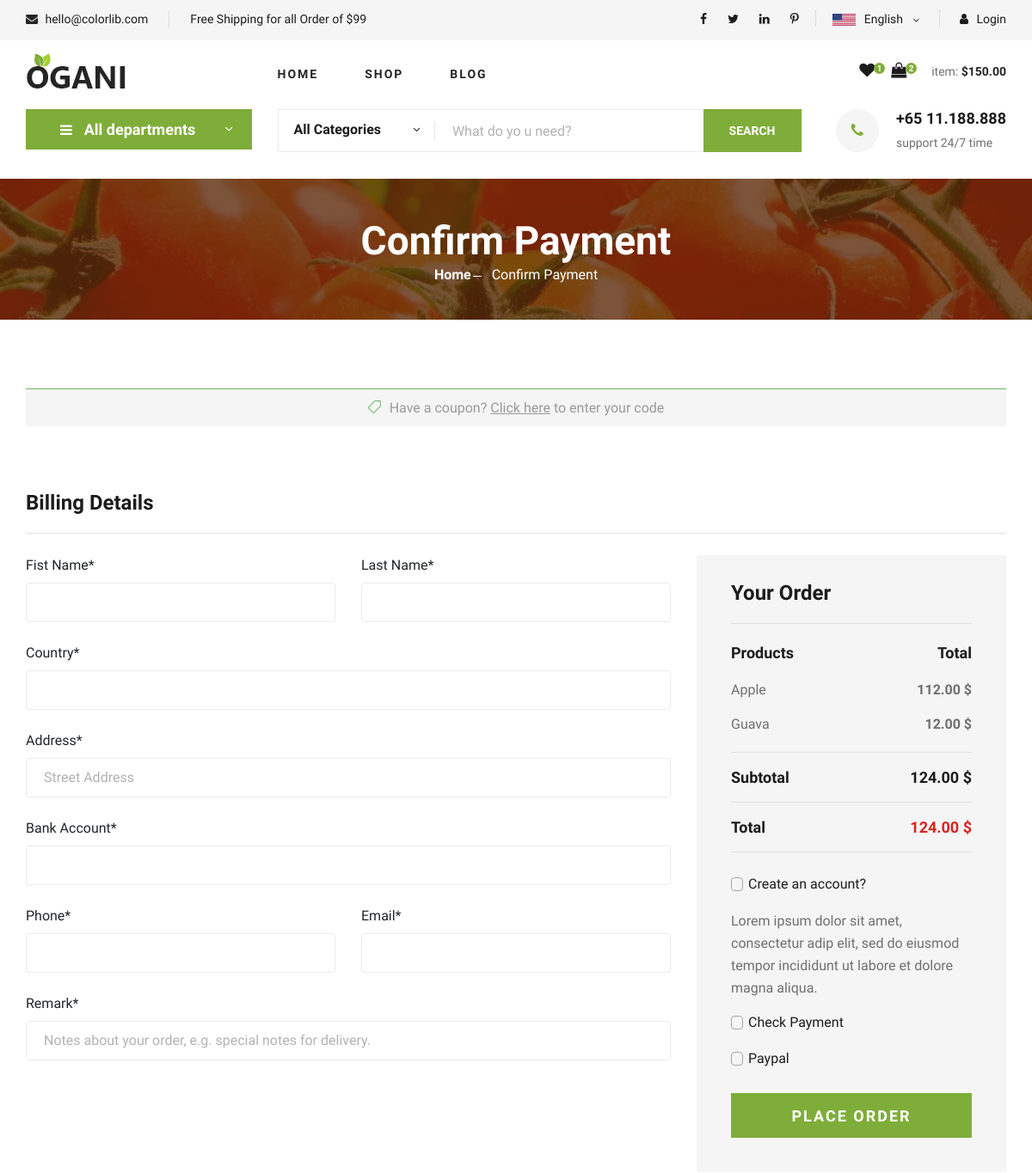
The app's page /ConfirmPayment (signed in, upper part), older data.
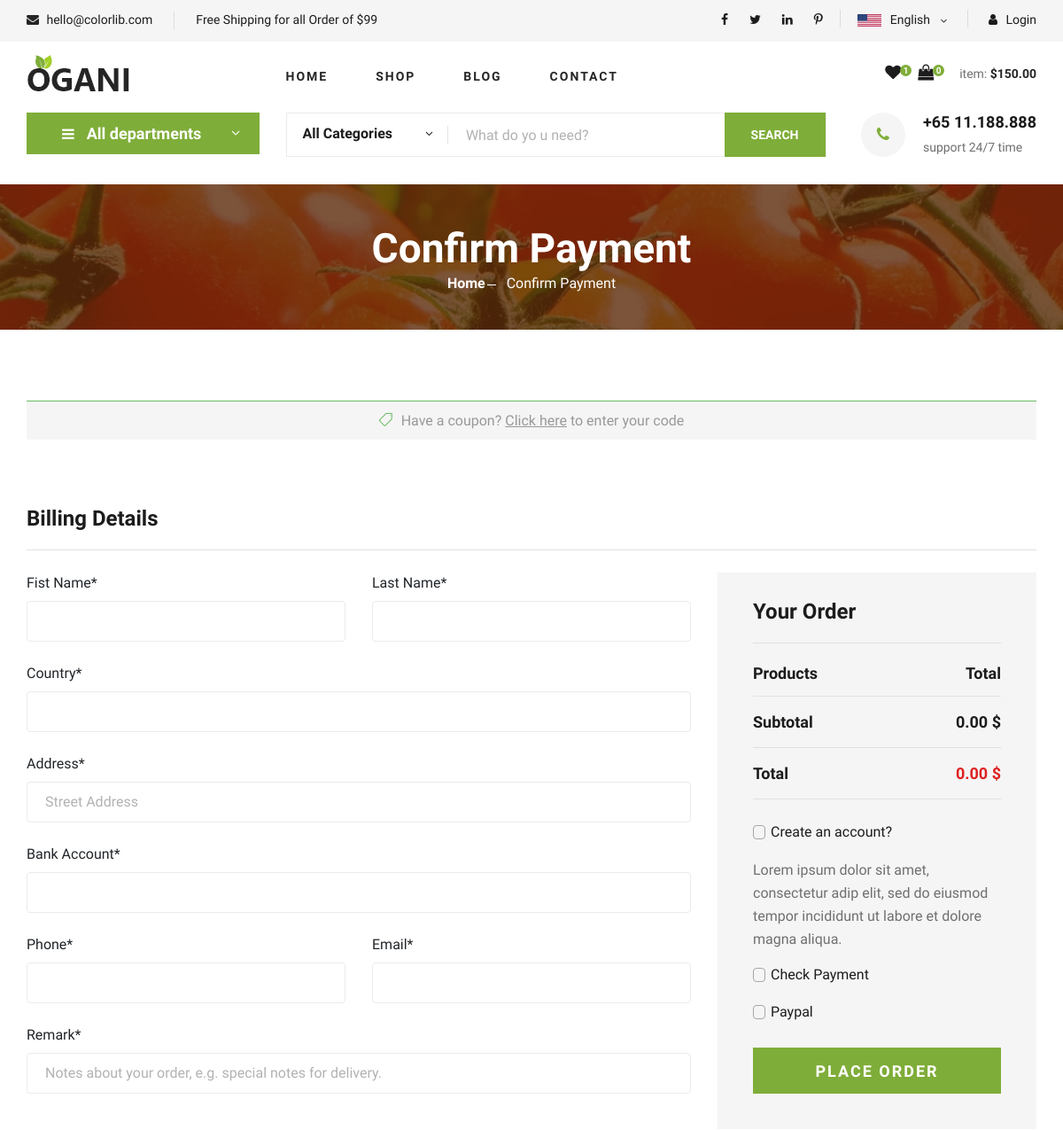
The same page, newer data.
### accounts/models.py (models this page shows, shortened)
class tblTopMenu(models.Model):
    topMenuName = models.CharField(max_length=200, null=True)
    topMenuImage = models.CharField(max_length=200, null=True)

class tblProductCarts(models.Model):
    UserId = models.CharField(max_length=200, null=True)
    productId = models.ForeignKey(tblProducts, on_delete=models.CASCADE, null=True)
    productName = models.CharField(max_length=200, null=True)
    quantity = models.CharField(max_length=200, null=True)
    priceOut = models.CharField(max_length=200, null=True)
    productImage = models.ImageField(upload_to ='ProductImages/')
    productDate = models.DateTimeField(auto_now_add=True, null=True)

### accounts/views.py (the view)
# urls.py: path('ConfirmPayment', views.ConfirmPayment, name='ConfirmPayment'),
@login_required
def ConfirmPayment(request):
    userId = request.user.id
    ProductCarts = tblProductCarts.objects.filter(UserId = userId).all()
    totalPrice = sum(float(product.priceOut) * int(product.quantity) for product in ProductCarts)    # Get all top and sub top menus
    TopMenu = tblTopMenu.objects.all()
    SubTopMenu = tblSubTopMenu.objects.all()
    for product in ProductCarts:
        product.priceOut = float(product.priceOut) * int(product.quantity);
    totalCarts = ProductCarts.count()
    context = {
        'totalCarts' : totalCarts,
        'ProductCarts' :ProductCarts,
        'totalPrice' :totalPrice,
        'SubTopMenus': SubTopMenu,
        'TopMenus': TopMenu,
    }
    return render(request, 'accounts/confirmPayment.html', context)

### accounts/templates/accounts/confirmPayment.html (shortened to what this page needs)
{% load static %}
<!DOCTYPE html>
<html lang="zxx">
  <head>
    {% include 'accounts/sections/Head.html'%}
  </head>
  <body>
    {% include 'accounts/sections/HeaderSection.html'%}
    <section class="hero hero-normal">
      <div class="container">
        <div class="row">
          <div class="col-lg-3">
            <div class="hero__categories">
              <div class="hero__categories__all">
                <i class="fa fa-bars"></i>
                <span>All departments</span>
              </div>
            </div>
          </div>
          <div class="col-lg-9">
            <div class="hero__search">
              <div class="hero__search__form">
                <form action="#">
                  <div class="hero__search__categories">
                    All Categories
                    <span class="arrow_carrot-down"></span>
                  </div>
                  <input type="text" placeholder="What do yo u need?" />
                  <button type="submit" class="site-btn">SEARCH</button>
                </form>
              </div>
              <div class="hero__search__phone">
                <div class="hero__search__phone__icon">
                  <i class="fa fa-phone"></i>
                </div>
                <div class="hero__search__phone__text">
                  <h5>+65 11.188.888</h5>
                  <span>support 24/7 time</span>
                </div>
              </div>
            </div>
          </div>
        </div>
      </div>
    </section>
    <section
      class="breadcrumb-section set-bg"
      data-setbg=" {% static 'img/breadcrumb.jpg'%}"
    >
      <div class="container">
        <div class="row">
          <div class="col-lg-12 text-center">
            <div class="breadcrumb__text">
              <h2>Confirm Payment</h2>
              <div class="breadcrumb__option">
                <a href="./index.html">Home</a>
                <span>Confirm Payment</span>
              </div>
            </div>
          </div>
        </div>
      </div>
    </section>
    <section class="checkout spad">
      <div class="container">
        <div class="row">
          <div class="col-lg-12">
            <h6>
              <span class="icon_tag_alt"></span> Have a coupon?
              <a href="#">Click here</a> to enter your code
            </h6>
          </div>
        </div>
        <div class="checkout__form">
          <h4>Billing Details</h4>
          <form method="post" action="{% url 'processPayment' %}">
            <div class="row">
              <div class="col-lg-8 col-md-6">
                <div class="row">
                  <div class="col-lg-6">
                    <div class="checkout__input">
                      <label for="first_name">Fist Name<span>*</span></label>
                      <input
                        type="text"
                        id="first_name"
                        name="first_name"
                        required
                      />
                    </div>
                  </div>
                  <div class="col-lg-6">
                    <div class="checkout__input">
                      <label for="last_name">Last Name<span>*</span></label>
                      <input
                        type="text"
                        id="last_name"
                        name="last_name"
                        required
                      />
                    </div>
                  </div>
                </div>
                <div class="checkout__input">
                  <label for="country">Country<span>*</span></label>
                  <input type="text" id="country" name="country" required />
                </div>
                <div class="checkout__input">
                  <label for="address">Address<span>*</span></label>
                  <input
                    type="text"
                    id="address"
                    name="address"
                    placeholder="Street Address"
                    required
                  />
                </div>
                <div class="checkout__input">
                  <label for="bank_account">Bank Account<span>*</span></label>
                  <input
                    type="text"
                    id="bank_account"
                    name="bank_account"
                    required
                  />
                </div>
                <div class="row">
                  <div class="col-lg-6">
                    <div class="checkout__input">
                      <label for="phone">Phone<span>*</span></label>
                      <input type="text" id="phone" name="phone" required />
                    </div>
                  </div>
                  <div class="col-lg-6">
                    <div class="checkout__input">
                      <label for="email">Email<span>*</span></label>
                      <input type="text" id="email" name="email" required />
                    </div>
                  </div>
                </div>
                <div class="checkout__input">
                  <label for="remark">Remark<span>*</span></label>
                  <input
                    type="text"
                    id="remark"
                    name="remark"
                    placeholder="Notes about your order, e.g. special notes for delivery."
                  />
                </div>
              </div>
              <div class="col-lg-4 col-md-6">
                <div class="checkout__order">
                  <h4>Your Order</h4>
                  <div class="checkout__order__products">
                    Products <span>Total</span>
                  </div>
                  <ul>
                    {% for product in ProductCarts %}
                    <li>
                      {{product.productName}}<span
                        >{{product.priceOut|floatformat:"2" }} $</span
                      >
                    </li>
                    {% endfor %}
                  </ul>
                  <div class="checkout__order__subtotal">
                    Subtotal <span>{{totalPrice|floatformat:"2" }} $</span>
                  </div>
                  <div class="checkout__order__total">
                    Total <span>{{totalPrice|floatformat:"2" }} $</span>
                  </div>
                  <div class="checkout__input__checkbox">
                    <label for="acc-or"
                      >Create an account?<input
                        id="acc-or" /><span class="checkmark"></span
                    ></label>
                  </div>
                  <p>
                    Lorem ipsum dolor sit amet, consectetur adip elit, sed do
                    eiusmod tempor incididunt ut labore et dolore magna aliqua.
                  </p>
                  <div class="checkout__input__checkbox">
                    <label for="payment"
                      >Check Payment<input type="checkbox" id="payment" /><span
                        class="checkmark"
                      ></span
                    ></label>
                  </div>
                  <div class="checkout__input__checkbox">
                    <label for="paypal"
                      >Paypal<input type="checkbox" id="paypal" /><span
                        class="checkmark"
                      ></span
                    ></label>
                  </div>
                  <button type="submit" class="site-btn">PLACE ORDER</button>
                </div>
              </div>
            </div>
          </form>
        </div>
      </div>
    </section>
  </body>
</html>

### accounts/templates/accounts/sections/Head.html (shortened to what this page needs)
{% load static %}
<link
  rel="stylesheet"
  href="{% static 'css/bootstrap.min.css'%}"
  type="text/css"
/>
<link
  rel="stylesheet"
  href="{% static 'css/font-awesome.min.css'%}"
  type="text/css"
/>
<link
  rel="stylesheet"
  href="{% static 'css/elegant-icons.css'%}"
  type="text/css"
/>
<link
  rel="stylesheet"
  href="{% static 'css/nice-select.css'%}"
  type="text/css"
/>
<link
  rel="stylesheet"
  href="{% static 'css/jquery-ui.min.css'%}"
  type="text/css"
/>
<link
  rel="stylesheet"
  href="{% static 'css/owl.carousel.min.css'%}"
  type="text/css"
/>
<link
  rel="stylesheet"
  href="{% static 'css/slicknav.min.css'%}"
  type="text/css"
/>
<link rel="stylesheet" href="{% static 'css/style.css'%}" type="text/css" />

### accounts/templates/accounts/sections/HumbergerSection.html (shortened to what this page needs)
{% load static %}

### accounts/templates/accounts/sections/HeaderSection.html (shortened to what this page needs)
{% load static %}
<header class="header">
  <div class="header__top">
    <div class="container">
      <div class="row">
        <div class="col-lg-6 col-md-6">
          <div class="header__top__left">
            <ul>
              <li><i class="fa fa-envelope"></i> hello@colorlib.com</li>
              <li>Free Shipping for all Order of $99</li>
            </ul>
          </div>
        </div>
        <div class="col-lg-6 col-md-6">
          <div class="header__top__right">
            <div class="header__top__right__social">
              <a href="#"><i class="fa fa-facebook"></i></a>
              <a href="#"><i class="fa fa-twitter"></i></a>
              <a href="#"><i class="fa fa-linkedin"></i></a>
              <a href="#"><i class="fa fa-pinterest-p"></i></a>
            </div>
            <div class="header__top__right__language">
              <img src="{% static 'img/language.png'%}" alt="" />
              <div>English</div>
              <span class="arrow_carrot-down"></span>
            </div>
            <div class="header__top__right__auth">
              <a href="http://127.0.0.1:8000/accounts/login/"
                ><i class="fa fa-user"></i> Login</a
              >
            </div>
          </div>
        </div>
      </div>
    </div>
  </div>
  <div class="container">
    <div class="row">
      <div class="col-lg-3">
        <div class="header__logo">
          <a href="./index.html"
            ><img src="{% static 'img/logo.png'%}" alt=""
          /></a>
        </div>
      </div>
      <div class="col-lg-6">
        <nav class="header__menu">
          <ul>
            {% for TopMenu in TopMenus%}
            <li>
              <a href="http://127.0.0.1:8000/{{TopMenu.topMenuName}}"
                >{{TopMenu.topMenuName}}</a
              >
            </li>
            {%endfor%}
          </ul>
        </nav>
      </div>
      <div class="col-lg-3">
        <div class="header__cart">
          <ul>
            <li>
              <a href="#"><i class="fa fa-heart"></i> <span>1</span></a>
            </li>
            <li>
              <a href="{% url 'ProductCarts' %}"
                ><i class="fa fa-shopping-bag"></i>
                <span id="totalCarts">{{totalCarts}}</span></a
              >
            </li>
          </ul>
          <div class="header__cart__price">item: <span>$150.00</span></div>
        </div>
      </div>
    </div>
  </div>
</header>

### accounts/templates/accounts/sections/JSplugins.html (shortened to what this page needs)
{% load static %}

Row changes from the older to the newer data that the page shows:
removed tblProductCarts: productName "Apple", priceOut "112.00"
removed tblProductCarts: productName "Guava", priceOut "12.00"
added tblTopMenu: topMenuName "CONTACT"
Text that changed along with them:
{{ totalCarts }}: "2" → "0"
{{ totalPrice|floatformat:"2" }}: "124.00" → "0.00"
